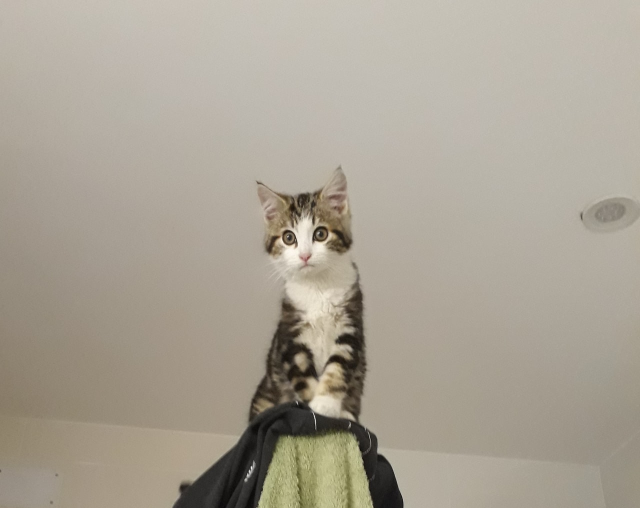
#> input picture _data/sw_s01e06/haystack.png, 1280 x 1016 px (shown at 1/2 size)
$ python s01e06.py
#> lines starting #> are read from the running program, lines starting #| are printed output that depends on the picture; after the words box and inside, x2 and y2 are one past the last pixel; in counts of white or black regions, pixels touching at a corner belong together
import time

import cv2
import numpy as np
from matplotlib import pyplot as plt


def empty_callback(value):
    pass


# [47 lines left out: function ex_1, not called in this run]


def ex_2():
    haystack: np.ndarray = cv2.resize(cv2.imread('./_data/sw_s01e06/haystack.png'), None, fx=0.5, fy=0.5)
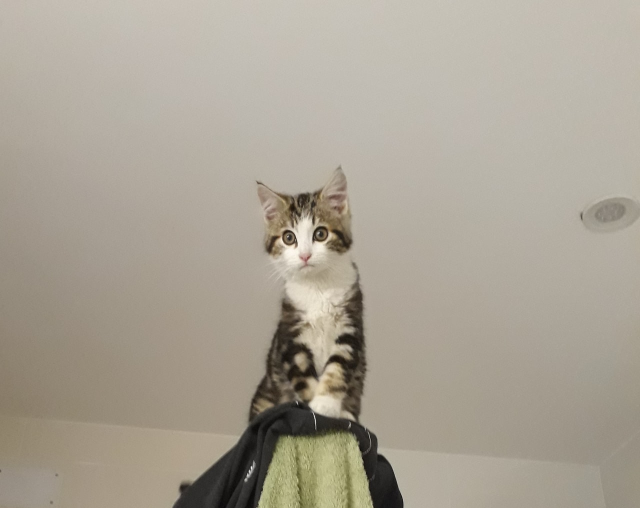
#> haystack: shape (508, 640, 3); mean B, G, R 149, 162.3, 169.7
    needle: np.ndarray = cv2.resize(cv2.imread('./_data/sw_s01e06/needle.png'), None, fx=0.5, fy=0.5)
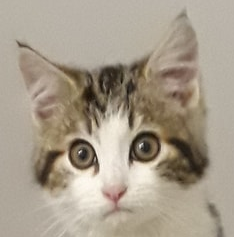
#> input picture _data/sw_s01e06/needle.png, 234 x 237 px

    cv2.namedWindow('img')
    cv2.createTrackbar('method', 'img', 0, 5, empty_callback)

    haystack_grayscale = cv2.cvtColor(haystack, cv2.COLOR_BGR2GRAY)
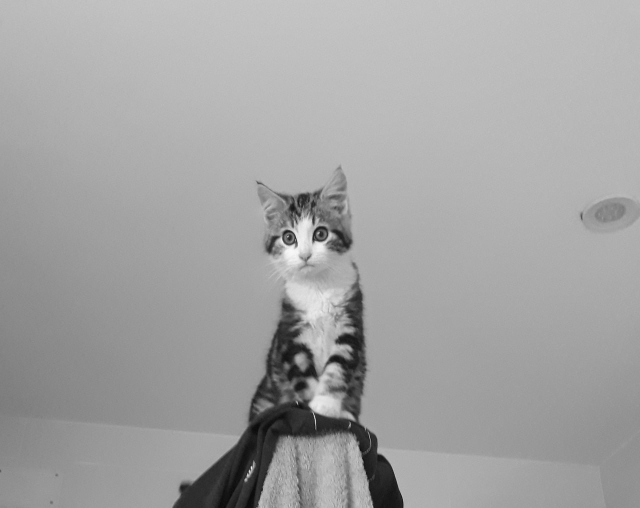
#> haystack_grayscale: shape (508, 640); min 10, max 248, mean 163
    needle_grayscale = cv2.cvtColor(needle, cv2.COLOR_BGR2GRAY)
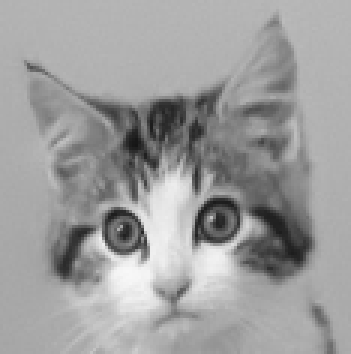
#> needle_grayscale: shape (118, 117) (shown 3 times larger); min 21, max 248, mean 157.5
    w, h = needle_grayscale.shape[::-1]
#> w = 117; h = 118

    key = ord('a')
    while key != ord('q'):
        method = cv2.getTrackbarPos('method', 'img')
        print(method)
        res = cv2.matchTemplate(haystack_grayscale, needle_grayscale, method)
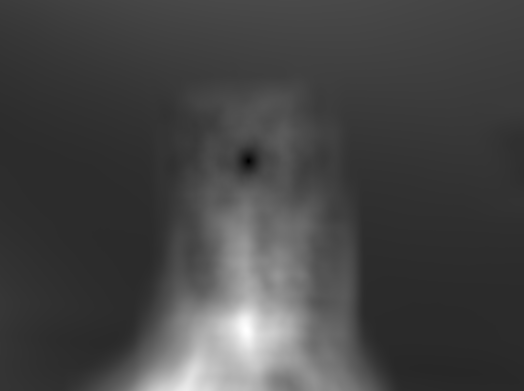
#> res: shape (391, 524) float32; min 451808, max 125754688, mean 34314132; drawn with min black and max white
        print(f'max: {np.max(res)}, min: {np.min(res)}')
#| max: 125754688.0, min: 451808.0
        res = (res - np.min(res)) / (np.max(res) - np.min(res))
        print(f'max: {np.max(res)}, min: {np.min(res)}')
#| max: 1.0, min: 0.0
        loc = np.where(res >= 0.95)
#> loc = 185 positions, rows 319 to 339, columns 240 to 251
        img_with_template = haystack.copy()
        for pt in zip(*loc[::-1]):
            cv2.rectangle(img_with_template, pt, (pt[0] + w, pt[1] + h), (0, 0, 255), 2)
#> this loop made 185 passes
#> pt on passes 1 to 3: (243, 319), (244, 319), (245, 319)
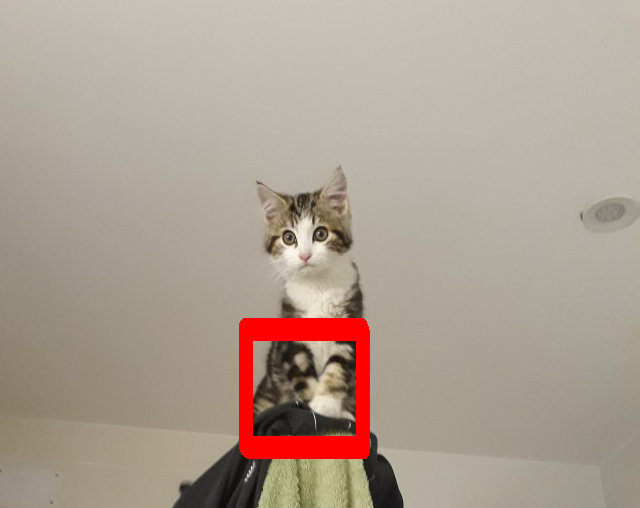
#> img_with_template: shape (508, 640, 3); 2.64% of pixels changed, all inside (x1, y1, x2, y2) = (239, 318, 370, 459)

        cv2.imshow('res', res)
        cv2.imshow('haystack', haystack)
        cv2.imshow('needle', needle)
        cv2.imshow('img_with_template', img_with_template)
        cv2.waitKey(0)


def main():
    # ex_1()
    ex_2()


if __name__ == '__main__':
    main()
